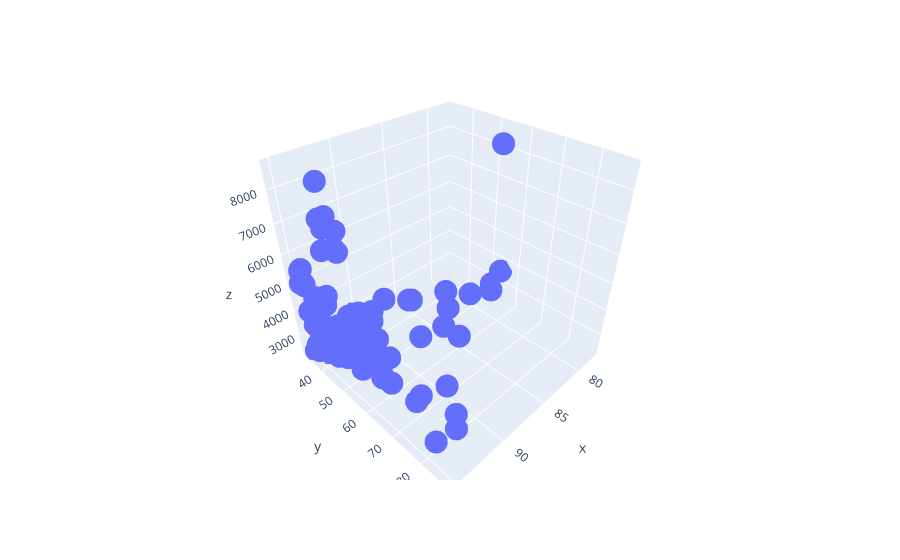

The cell this chart's notebook holds for it:
### Code cell
pcode=11
oid=554410828
cubeType='%2Fhour'


cookie='_gcl_au=1.1.867332439.1621328905; _fbp=fb.1.1621328904731.1928817789; _ga=GA1.2.73872690.1621328905; _hjid=41b92274-ed03-409a-92bf-f48240176e63; ch-veil-id=227033ad-fd7b-4466-8240-0b2c6d55b8e5; lang=ko; global.skin=wh; JSESSIONID=RXcQA2QVMsonNpvChiJLwvkeBIeIJI1szf6-aB-5; wa=qMYBot2UGvX9jMkAfilxvFqyjlXE2dJkGo5rIs81iF0UDD6V3FzKDQ==; ch-session-6280=eyJhbGciOiJIUzI1NiJ9.eyJpc3MiOiJzZXMiLCJrZXkiOiI2MjgwLTVmNWYxMTU2MTBmYTRjOGI5OWY3IiwiaWF0IjoxNjI4NDAxNDkwLCJleHAiOjE2MzA5OTM0OTB9.7lzPGWxEasED8lYkoGaSR0Ba3QPeU784kUNDSTp9YHk'
etime = int(time.time()*1000)
stime = etime - 1000*60*60*24*7

params={"item":"cpu","stime":stime,"etime":etime}

r = whatap_api.query(pcode=pcode, oid=oid, cubeType= cubeType, cookie=cookie, params=params)
cpu_perf = r

clocks = [datetime.fromtimestamp(int(clock/1000)) for (clock, _) in cpu_perf['idle']]
cpuHistory = [ 100 - pct for (_, pct) in cpu_perf['idle']]
cpuPercent = dict(cpuHistory = cpuHistory)

params={"item":"memory","stime":stime,"etime":etime}

r = whatap_api.query(pcode=pcode, oid=oid, cubeType= cubeType, cookie=cookie, params=params)
mem_perf = r

memHistory = [ pct for (_, pct) in mem_perf['pused']]


params={"item":"networks","stime":stime,"etime":etime}

r = whatap_api.query(pcode=pcode, oid=oid, cubeType= cubeType, cookie=cookie, params=params)
network_perf = r

ens5_perf = network_perf['ens5']
items = len(ens5_perf['packetIn'])
networkHistory = []
for i in range(items):
    networkHistory.append(ens5_perf['packetIn'][i][1]+ens5_perf['packetOut'][i][1])


import pandas as pd

yarddf = pd.DataFrame(cpuPercent, index=memHistory)

import plotly.express as px
#y=cpuHistory,
fig = px.scatter_3d(x=memHistory, z=networkHistory, y=cpuHistory)

fig.update_yaxes(range=[0,100])
fig.update_xaxes(range=[0,100])
fig.show()

### Figure 1 — Plotly figure (JSON) as saved in the notebook; plotly's stock layout.template omitted (floating-point values rounded to 4 significant figures; data arrays with more than 128 entries replaced by an {"elided": "..."} marker saying what was removed)
{"data": [{"hovertemplate": "x=%{x}<br>y=%{y}<br>z=%{z}<extra></extra>", "legendgroup": "", "marker": {"color": "#636efa", "symbol": "circle"}, "mode": "markers", "name": "", "scene": "scene", "showlegend": false, "type": "scatter3d", "x": {"elided": "168 float values"}, "y": {"elided": "168 float values"}, "z": {"elided": "168 float values"}}], "layout": {"legend": {"tracegroupgap": 0}, "margin": {"t": 60}, "scene": {"domain": {"x": [0, 1], "y": [0, 1]}, "xaxis": {"title": {"text": "x"}}, "yaxis": {"title": {"text": "y"}}, "zaxis": {"title": {"text": "z"}}}, "xaxis": {"range": [0, 100]}, "yaxis": {"range": [0, 100]}}}
